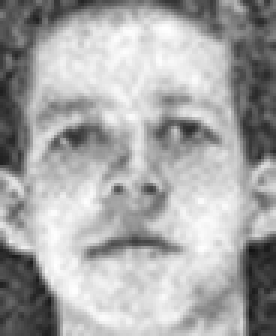
#> input picture dataset/Training_LR_escala2/s1/7.png, 92 x 112 px (shown 3 times larger); its folder holds only this picture in this run
$ jupyter execute practica_Clahe_escala2.ipynb
#> lines starting #> are read from the running program, lines starting #| are printed output that depends on the picture
[cell 1]
import os
import cv2
import matplotlib.pyplot as plt
import numpy as np

[cell 2]
ruta_base = "dataset/Training_LR_escala2/s1"

archivos = sorted(os.listdir(ruta_base))
print(f"Archivos encontrados: {archivos}")

[cell 3]
plt.figure(figsize=(12, 4))

for i, archivo in enumerate(archivos[:5]):
    ruta = os.path.join(ruta_base, archivo)
    img  = cv2.imread(ruta, cv2.IMREAD_GRAYSCALE)
#> img is the input picture: shape (112, 92); min 19, max 255, mean 167.1

    if img is None:
        print(f" No cargó: {archivo}")
        continue

    print(f" {archivo} → shape: {img.shape}")
#|  7.png → shape: (112, 92)

    plt.subplot(1, 5, i + 1)
    plt.imshow(img, cmap='gray')
    plt.title(archivo, fontsize=8)
    plt.axis('off')

plt.suptitle("Imágenes Training_LR_CLAHE — s1", fontweight='bold')
plt.tight_layout()
plt.show()

[cell 4]
ruta_base = "dataset/Training_LR_escala2/s1"
archivos  = sorted(os.listdir(ruta_base))

clahe = cv2.createCLAHE(clipLimit=2.0, tileGridSize=(8, 8))

plt.figure(figsize=(15, 12))

for i, archivo in enumerate(archivos[:5]):
    ruta = os.path.join(ruta_base, archivo)
    img  = cv2.imread(ruta, cv2.IMREAD_GRAYSCALE)
    if img is None:
        continue

    # ── Opción A: Gaussian suave → CLAHE
    img_gaussian = cv2.GaussianBlur(img, (3, 3), sigmaX=0.8)
    img_clahe_a  = clahe.apply(img_gaussian)
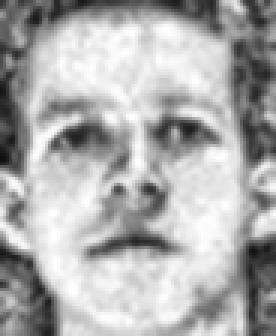
#> img_clahe_a: shape (112, 92) (shown 3 times larger); min 16, max 255, mean 173.1

    # ── Opción B: Bilateral → CLAHE (preserva bordes)
    img_bilateral = cv2.bilateralFilter(img, d=5, sigmaColor=30, sigmaSpace=30)
    img_clahe_b   = clahe.apply(img_bilateral)
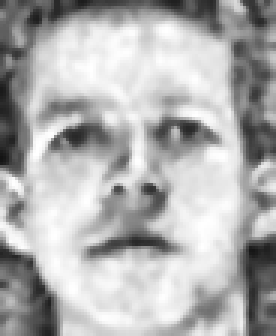
#> img_clahe_b: shape (112, 92) (shown 3 times larger); min 20, max 255, mean 176

    # ── Opción C: Median → CLAHE (elimina ruido)
    img_median   = cv2.medianBlur(img, 3)
    img_clahe_c  = clahe.apply(img_median)
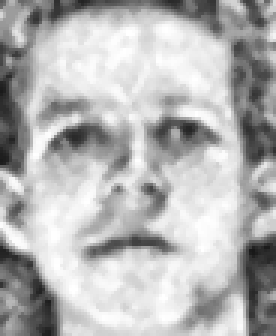
#> img_clahe_c: shape (112, 92) (shown 3 times larger); min 24, max 255, mean 180.4

    # Fila 1: LR original
    plt.subplot(4, 5, i + 1)
    plt.imshow(img, cmap='gray')
    plt.title(f"LR escala=2\n{archivo}", fontsize=8)
    plt.axis('off')

    # Fila 2: Gaussian + CLAHE
    plt.subplot(4, 5, i + 6)
    plt.imshow(img_clahe_a, cmap='gray')
    plt.title(f"Gaussian\n+ CLAHE", fontsize=8)
    plt.axis('off')

    # Fila 3: Bilateral + CLAHE
    plt.subplot(4, 5, i + 11)
    plt.imshow(img_clahe_b, cmap='gray')
    plt.title(f"Bilateral\n+ CLAHE", fontsize=8)
    plt.axis('off')

    # Fila 4: Median + CLAHE
    plt.subplot(4, 5, i + 16)
    plt.imshow(img_clahe_c, cmap='gray')
    plt.title(f"Median\n+ CLAHE", fontsize=8)
    plt.axis('off')

plt.suptitle("Comparación filtros previos a CLAHE", fontweight='bold')
plt.tight_layout()
plt.show()
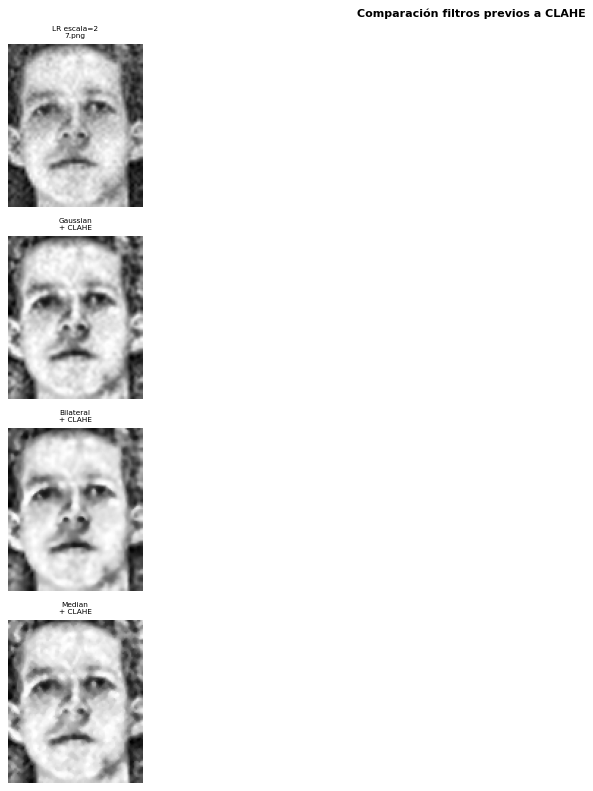
#> figure drawn by matplotlib, 4 panels

[cell 5]
def clahe_con_mascara(imagen_gray, clip_limit=2.0, tile_grid_size=(8, 8)):

    _, mascara_rostro = cv2.threshold(imagen_gray, 15, 255, cv2.THRESH_BINARY)
    mascara_suave     = cv2.GaussianBlur(mascara_rostro, (5, 5), 0)
    mascara_norm      = mascara_suave.astype(np.float32) / 255.0
    img_filtrada = cv2.bilateralFilter(imagen_gray,
                                       d=3,
                                       sigmaColor=20,
                                       sigmaSpace=20)

    clahe     = cv2.createCLAHE(clipLimit=clip_limit, tileGridSize=tile_grid_size)
    img_clahe = clahe.apply(img_filtrada)

    resultado = (img_clahe.astype(np.float32) * mascara_norm +
                 imagen_gray.astype(np.float32) * (1 - mascara_norm))

    return resultado.astype(np.uint8), mascara_rostro

[cell 6]
ruta_base = "dataset/Training_LR_escala2/s1"
archivos  = sorted(os.listdir(ruta_base))

plt.figure(figsize=(15, 9))

for i, archivo in enumerate(archivos[:5]):
    ruta = os.path.join(ruta_base, archivo)
    img  = cv2.imread(ruta, cv2.IMREAD_GRAYSCALE)
    if img is None:
        continue

    clahe_directo  = cv2.createCLAHE(clipLimit=2.0, tileGridSize=(8, 8)).apply(img)
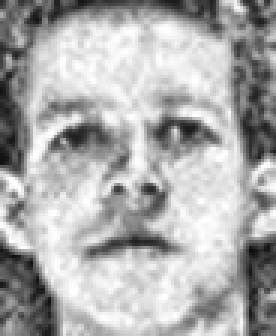
#> clahe_directo: shape (112, 92) (shown 3 times larger); min 12, max 255, mean 172.2
    clahe_mascara, mascara = clahe_con_mascara(img)
#> in clahe_con_mascara, `_, mascara_rostro = cv2.threshold(imagen_gray, 15, 255, cv2.THRESH_BIN..`: mascara_rostro: shape (112, 92); every value is 255
#> in clahe_con_mascara, `mascara_norm      = mascara_suave.astype(np.float32) / 255.0`: mascara_norm: shape (112, 92) float32; every value is 1
#> in clahe_con_mascara, `img_clahe = clahe.apply(img_filtrada)`:
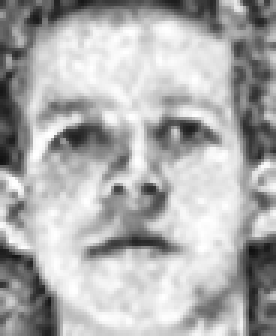
#> img_clahe: shape (112, 92) (shown 3 times larger); min 17, max 255, mean 174

    # Fila 1: LR original
    plt.subplot(3, 5, i + 1)
    plt.imshow(img, cmap='gray')
    plt.title(f"LR escala=2\n{archivo}", fontsize=8)
    plt.axis('off')

    # Fila 2: CLAHE directo (problema actual)
    plt.subplot(3, 5, i + 6)
    plt.imshow(clahe_directo, cmap='gray')
    plt.title("CLAHE directo\n(fondo degradado)", fontsize=8)
    plt.axis('off')

    # Fila 3: CLAHE con máscara (solución)
    plt.subplot(3, 5, i + 11)
    plt.imshow(clahe_mascara, cmap='gray')
    plt.title("CLAHE + máscara\n(fondo preservado)", fontsize=8)
    plt.axis('off')

plt.suptitle("CLAHE directo vs CLAHE con máscara de fondo", fontweight='bold')
plt.tight_layout()
plt.show()
